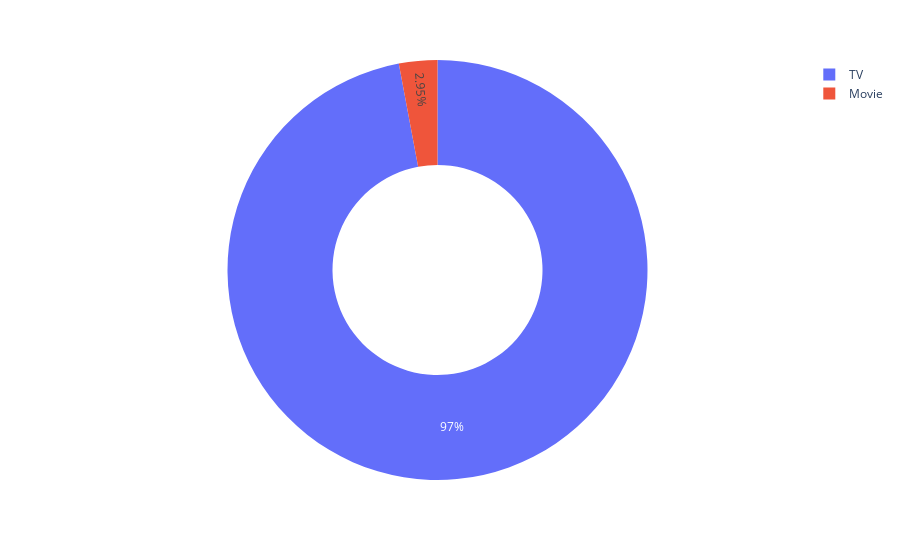

Notebook cell for this chart:
### Code cell
total_minutes(df1).show()

### Figure 1 — Plotly figure (JSON) as saved in the notebook; plotly's stock layout.template omitted (floating-point values rounded to 4 significant figures; data arrays with more than 128 entries replaced by an {"elided": "..."} marker saying what was removed)
{"data": [{"domain": {"x": [0, 1], "y": [0, 1]}, "hole": 0.5, "hovertemplate": "Total Watch Time: %{value} mins", "labels": {"elided": "270 str values"}, "legendgroup": "", "name": "", "showlegend": true, "type": "pie", "values": {"elided": "270 int values"}}], "layout": {"legend": {"tracegroupgap": 0}, "margin": {"t": 60}}}
